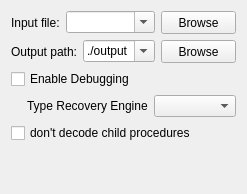
          <widget class="QWidget" name="start">
           <layout class="QVBoxLayout" name="verticalLayout">
            <item>
             <layout class="QHBoxLayout">
              <property name="spacing">
               <number>6</number>
              </property>
              <property name="leftMargin">
               <number>0</number>
              </property>
              <property name="topMargin">
               <number>0</number>
              </property>
              <property name="rightMargin">
               <number>0</number>
              </property>
              <property name="bottomMargin">
               <number>0</number>
              </property>
              <item>
               <widget class="QLabel" name="label_5">
                <property name="text">
                 <string>Input file:</string>
                </property>
               </widget>
              </item>
              <item>
               <widget class="QComboBox" name="inputFileComboBox">
                <property name="sizePolicy">
                 <sizepolicy hsizetype="Expanding" vsizetype="Fixed">
                  <horstretch>0</horstretch>
                  <verstretch>0</verstretch>
                 </sizepolicy>
                </property>
                <property name="editable">
                 <bool>true</bool>
                </property>
               </widget>
              </item>
              <item>
               <widget class="QPushButton" name="inputFileBrowseButton">
                <property name="minimumSize">
                 <size>
                  <width>75</width>
                  <height>23</height>
                 </size>
                </property>
                <property name="maximumSize">
                 <size>
                  <width>75</width>
                  <height>23</height>
                 </size>
                </property>
                <property name="text">
                 <string>Browse</string>
                </property>
               </widget>
              </item>
             </layout>
            </item>
            <item>
             <layout class="QHBoxLayout">
              <property name="spacing">
               <number>6</number>
              </property>
              <property name="leftMargin">
               <number>0</number>
              </property>
              <property name="topMargin">
               <number>0</number>
              </property>
              <property name="rightMargin">
               <number>0</number>
              </property>
              <property name="bottomMargin">
               <number>0</number>
              </property>
              <item>
               <widget class="QLabel" name="label_8">
                <property name="text">
                 <string>Output path:</string>
                </property>
               </widget>
              </item>
              <item>
               <widget class="QComboBox" name="outputPathComboBox">
                <property name="sizePolicy">
                 <sizepolicy hsizetype="Expanding" vsizetype="Fixed">
                  <horstretch>0</horstretch>
                  <verstretch>0</verstretch>
                 </sizepolicy>
                </property>
                <property name="editable">
                 <bool>true</bool>
                </property>
                <item>
                 <property name="text">
                  <string>./output</string>
                 </property>
                </item>
               </widget>
              </item>
              <item>
               <widget class="QPushButton" name="outputPathBrowseButton">
                <property name="minimumSize">
                 <size>
                  <width>75</width>
                  <height>23</height>
                 </size>
                </property>
                <property name="maximumSize">
                 <size>
                  <width>75</width>
                  <height>23</height>
                 </size>
                </property>
                <property name="text">
                 <string>Browse</string>
                </property>
               </widget>
              </item>
             </layout>
            </item>
            <item>
             <widget class="QCheckBox" name="enableDebugCheckBox">
              <property name="text">
               <string>Enable Debugging</string>
              </property>
             </widget>
            </item>
            <item>
             <layout class="QHBoxLayout" name="horizontalLayout">
              <item>
               <spacer name="horizontalSpacer">
                <property name="orientation">
                 <enum>Qt::Horizontal</enum>
                </property>
                <property name="sizeType">
                 <enum>QSizePolicy::Fixed</enum>
                </property>
                <property name="sizeHint" stdset="0">
                 <size>
                  <width>16</width>
                  <height>20</height>
                 </size>
                </property>
               </spacer>
              </item>
              <item>
               <widget class="QLabel" name="label_15">
                <property name="sizePolicy">
                 <sizepolicy hsizetype="Minimum" vsizetype="Preferred">
                  <horstretch>0</horstretch>
                  <verstretch>0</verstretch>
                 </sizepolicy>
                </property>
                <property name="text">
                 <string>Type Recovery Engine</string>
                </property>
               </widget>
              </item>
              <item>
               <widget class="QComboBox" name="cmb_typeRecoveryEngine">
                <property name="sizePolicy">
                 <sizepolicy hsizetype="Expanding" vsizetype="Fixed">
                  <horstretch>0</horstretch>
                  <verstretch>0</verstretch>
                 </sizepolicy>
                </property>
               </widget>
              </item>
             </layout>
            </item>
            <item>
             <widget class="QCheckBox" name="enableNoDecodeChildren">
              <property name="text">
               <string>don't decode child procedures</string>
              </property>
             </widget>
            </item>
            <item>
             <spacer>
              <property name="orientation">
               <enum>Qt::Vertical</enum>
              </property>
              <property name="sizeHint" stdset="0">
               <size>
                <width>20</width>
                <height>40</height>
               </size>
              </property>
             </spacer>
            </item>
           </layout>
          </widget>
